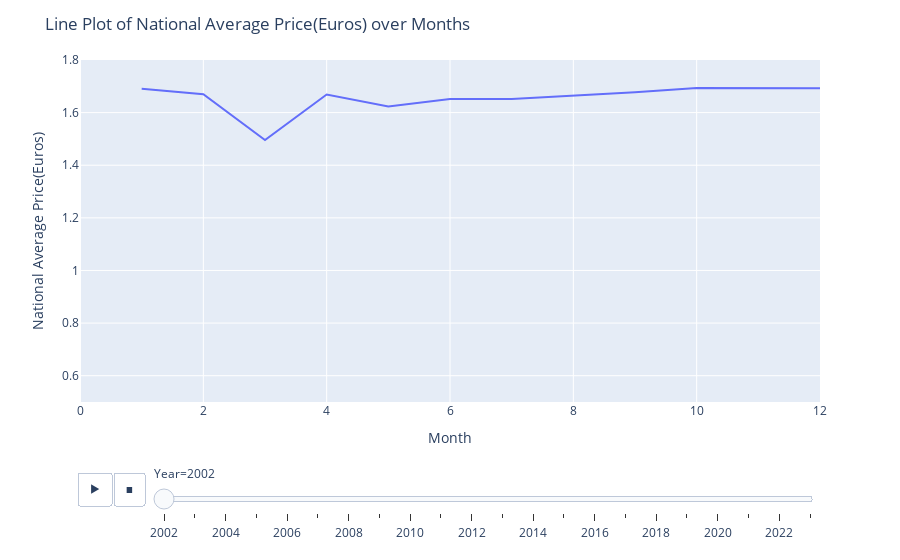

The notebook cell saved with this chart:
### Markdown cell above
## Dynamic Line Plot of National average banana price vs date

### Code cell
import plotly.express as px

#Convert 'date' column to datetime
banana_price['date'] = pd.to_datetime(banana_price['date'])

#Extract year and month
banana_price['Year'] = banana_price['date'].dt.year
banana_price['Month'] = banana_price['date'].dt.month

#Plotly Express
fig = px.line(banana_price, x='Month', y='National Average Price(Euros)', animation_frame='Year', range_x=[0, 12])
fig.update_layout(title='Line Plot of National Average Price(Euros) over Months',
                  xaxis_title='Month',
                  yaxis_title='National Average Price(Euros)',
                  yaxis_range=[0.5, 1.8])  
fig.show()
#Save the plot as an HTML file
fig.write_html("banana_price_plot.html")

### Figure 1 — Plotly figure (JSON) as saved in the notebook; plotly's stock layout.template omitted (floating-point values rounded to 4 significant figures)
{"data": [{"hovertemplate": "Year=2002<br>Month=%{x}<br>National Average Price(Euros)=%{y}<extra></extra>", "legendgroup": "", "line": {"color": "#636efa", "dash": "solid"}, "marker": {"symbol": "circle"}, "mode": "lines", "name": "", "orientation": "v", "showlegend": false, "type": "scatter", "x": [1, 2, 3, 4, 5, 6, 7, 8, 9, 10, 11, 12], "xaxis": "x", "y": [1.691, 1.67, 1.496, 1.669, 1.623, 1.652, 1.652, 1.664, 1.677, 1.694, 1.694, 1.693], "yaxis": "y"}], "layout": {"legend": {"tracegroupgap": 0}, "margin": {"t": 60}, "sliders": [{"active": 0, "currentvalue": {"prefix": "Year="}, "len": 0.9, "pad": {"b": 10, "t": 60}, "steps": [{"args": [["2002"], {"frame": {"duration": 0, "redraw": false}, "fromcurrent": true, "mode": "immediate", "transition": {"duration": 0, "easing": "linear"}}], "label": "2002", "method": "animate"}, {"args": [["2003"], {"frame": {"duration": 0, "redraw": false}, "fromcurrent": true, "mode": "immediate", "transition": {"duration": 0, "easing": "linear"}}], "label": "2003", "method": "animate"}, {"args": [["2004"], {"frame": {"duration": 0, "redraw": false}, "fromcurrent": true, "mode": "immediate", "transition": {"duration": 0, "easing": "linear"}}], "label": "2004", "method": "animate"}, {"args": [["2005"], {"frame": {"duration": 0, "redraw": false}, "fromcurrent": true, "mode": "immediate", "transition": {"duration": 0, "easing": "linear"}}], "label": "2005", "method": "animate"}, {"args": [["2006"], {"frame": {"duration": 0, "redraw": false}, "fromcurrent": true, "mode": "immediate", "transition": {"duration": 0, "easing": "linear"}}], "label": "2006", "method": "animate"}, {"args": [["2007"], {"frame": {"duration": 0, "redraw": false}, "fromcurrent": true, "mode": "immediate", "transition": {"duration": 0, "easing": "linear"}}], "label": "2007", "method": "animate"}, {"args": [["2008"], {"frame": {"duration": 0, "redraw": false}, "fromcurrent": true, "mode": "immediate", "transition": {"duration": 0, "easing": "linear"}}], "label": "2008", "method": "animate"}, {"args": [["2009"], {"frame": {"duration": 0, "redraw": false}, "fromcurrent": true, "mode": "immediate", "transition": {"duration": 0, "easing": "linear"}}], "label": "2009", "method": "animate"}, {"args": [["2010"], {"frame": {"duration": 0, "redraw": false}, "fromcurrent": true, "mode": "immediate", "transition": {"duration": 0, "easing": "linear"}}], "label": "2010", "method": "animate"}, {"args": [["2011"], {"frame": {"duration": 0, "redraw": false}, "fromcurrent": true, "mode": "immediate", "transition": {"duration": 0, "easing": "linear"}}], "label": "2011", "method": "animate"}, {"args": [["2012"], {"frame": {"duration": 0, "redraw": false}, "fromcurrent": true, "mode": "immediate", "transition": {"duration": 0, "easing": "linear"}}], "label": "2012", "method": "animate"}, {"args": [["2013"], {"frame": {"duration": 0, "redraw": false}, "fromcurrent": true, "mode": "immediate", "transition": {"duration": 0, "easing": "linear"}}], "label": "2013", "method": "animate"}, {"args": [["2014"], {"frame": {"duration": 0, "redraw": false}, "fromcurrent": true, "mode": "immediate", "transition": {"duration": 0, "easing": "linear"}}], "label": "2014", "method": "animate"}, {"args": [["2015"], {"frame": {"duration": 0, "redraw": false}, "fromcurrent": true, "mode": "immediate", "transition": {"duration": 0, "easing": "linear"}}], "label": "2015", "method": "animate"}, {"args": [["2016"], {"frame": {"duration": 0, "redraw": false}, "fromcurrent": true, "mode": "immediate", "transition": {"duration": 0, "easing": "linear"}}], "label": "2016", "method": "animate"}, {"args": [["2017"], {"frame": {"duration": 0, "redraw": false}, "fromcurrent": true, "mode": "immediate", "transition": {"duration": 0, "easing": "linear"}}], "label": "2017", "method": "animate"}, {"args": [["2018"], {"frame": {"duration": 0, "redraw": false}, "fromcurrent": true, "mode": "immediate", "transition": {"duration": 0, "easing": "linear"}}], "label": "2018", "method": "animate"}, {"args": [["2019"], {"frame": {"duration": 0, "redraw": false}, "fromcurrent": true, "mode": "immediate", "transition": {"duration": 0, "easing": "linear"}}], "label": "2019", "method": "animate"}, {"args": [["2020"], {"frame": {"duration": 0, "redraw": false}, "fromcurrent": true, "mode": "immediate", "transition": {"duration": 0, "easing": "linear"}}], "label": "2020", "method": "animate"}, {"args": [["2021"], {"frame": {"duration": 0, "redraw": false}, "fromcurrent": true, "mode": "immediate", "transition": {"duration": 0, "easing": "linear"}}], "label": "2021", "method": "animate"}, {"args": [["2022"], {"frame": {"duration": 0, "redraw": false}, "fromcurrent": true, "mode": "immediate", "transition": {"duration": 0, "easing": "linear"}}], "label": "2022", "method": "animate"}, {"args": [["2023"], {"frame": {"duration": 0, "redraw": false}, "fromcurrent": true, "mode": "immediate", "transition": {"duration": 0, "easing": "linear"}}], "label": "2023", "method": "animate"}], "x": 0.1, "xanchor": "left", "y": 0, "yanchor": "top"}], "title": {"text": "Line Plot of National Average Price(Euros) over Months"}, "updatemenus": [{"buttons": [{"args": [null, {"frame": {"duration": 500, "redraw": false}, "fromcurrent": true, "mode": "immediate", "transition": {"duration": 500, "easing": "linear"}}], "label": "&#9654;", "method": "animate"}, {"args": [[null], {"frame": {"duration": 0, "redraw": false}, "fromcurrent": true, "mode": "immediate", "transition": {"duration": 0, "easing": "linear"}}], "label": "&#9724;", "method": "animate"}], "direction": "left", "pad": {"r": 10, "t": 70}, "showactive": false, "type": "buttons", "x": 0.1, "xanchor": "right", "y": 0, "yanchor": "top"}], "xaxis": {"anchor": "y", "domain": [0, 1], "range": [0, 12], "title": {"text": "Month"}}, "yaxis": {"anchor": "x", "domain": [0, 1], "range": [0.5, 1.8], "title": {"text": "National Average Price(Euros)"}}}}
